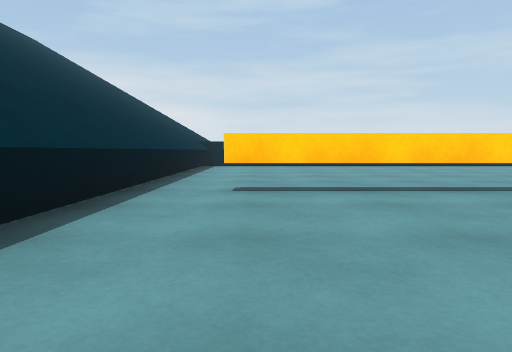
view 1 (above)

24 first-person views from a walk through a 3-D level made in the Unity game engine. The camera is 0.55 m above the floor, tilts 4° down and sees 70° across. The floor is counted in squares, 1 m on a side. Each view is taken from the middle of a square. On the plan, view 1 faces up. The plan holds only what a view shows up to about 9 squares ahead; the rest is blank. The place goes on beyond the plan. The player is left out. Surface patterns are stand-ins for the level's own textures.

view 2
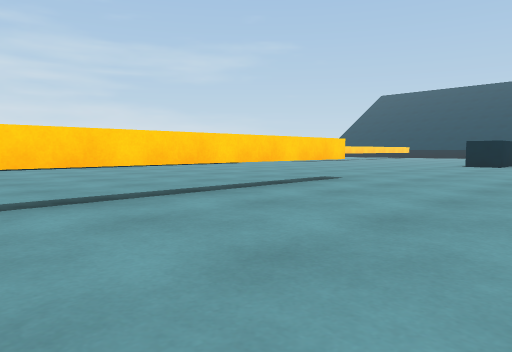

view 3
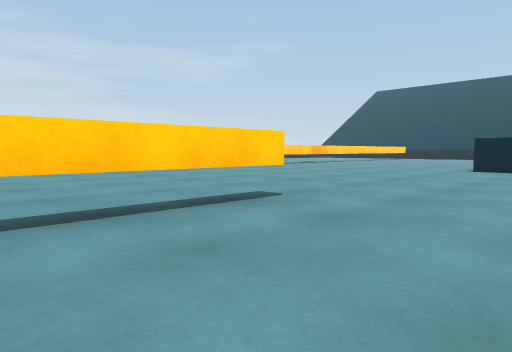

view 4
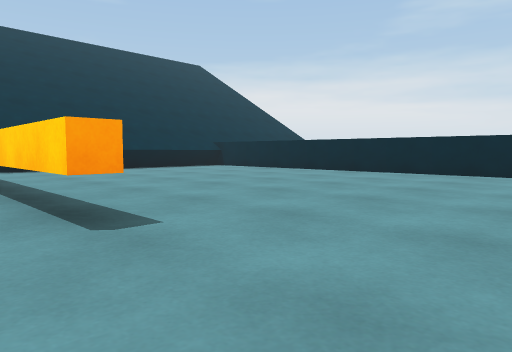

view 5
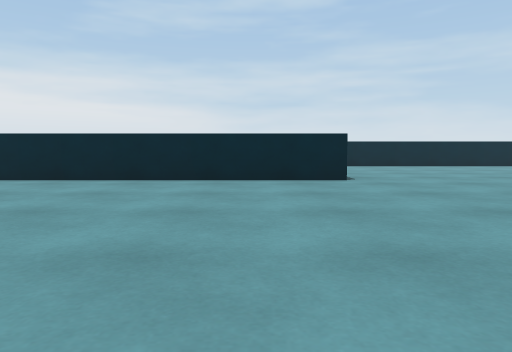

view 6
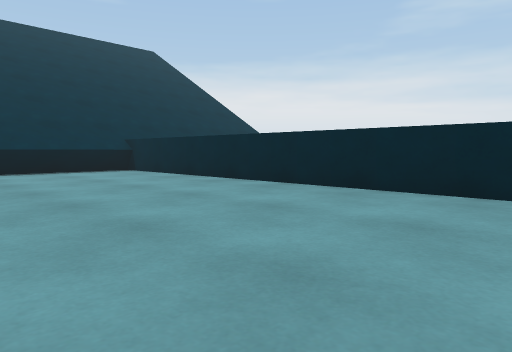

view 7
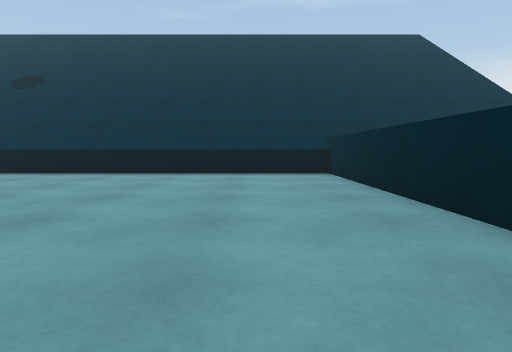

view 8
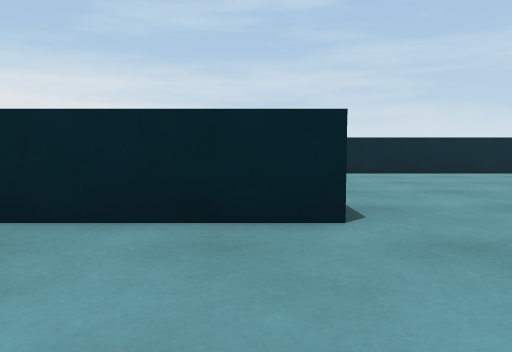

view 9
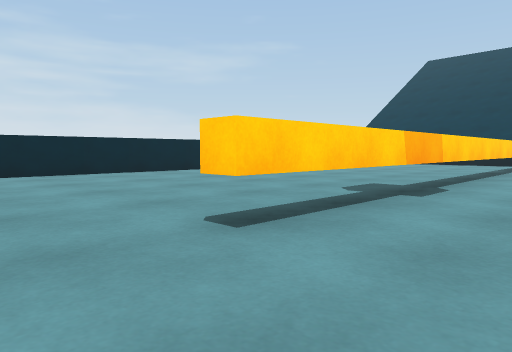

view 10
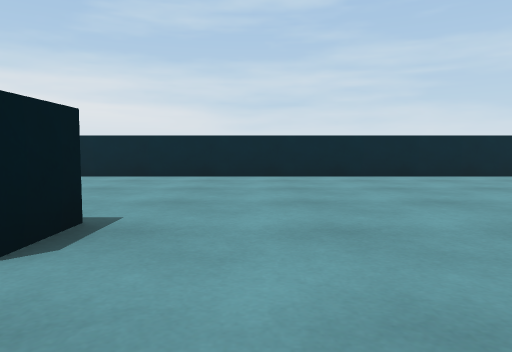

view 11
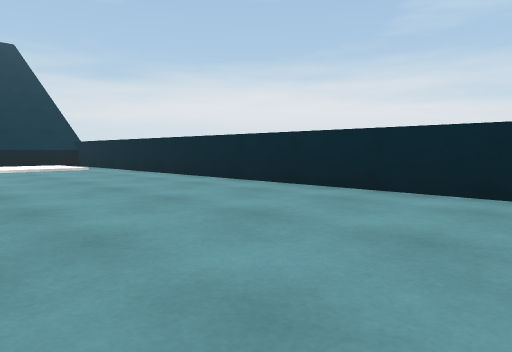

view 12
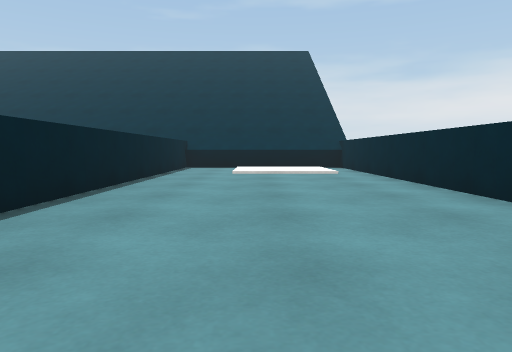

view 13
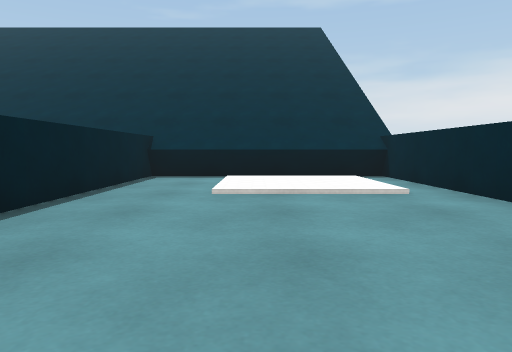

view 14
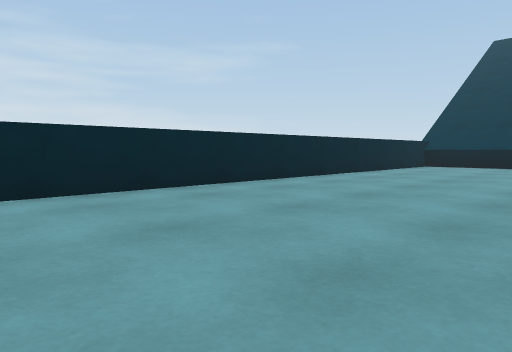

view 15
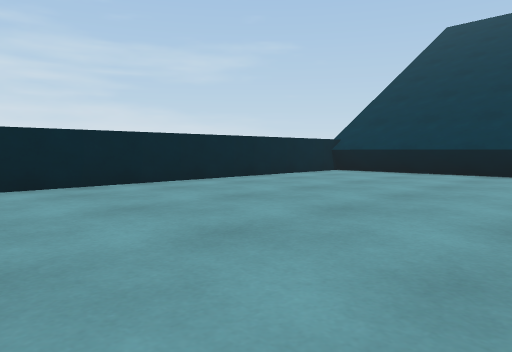

view 16
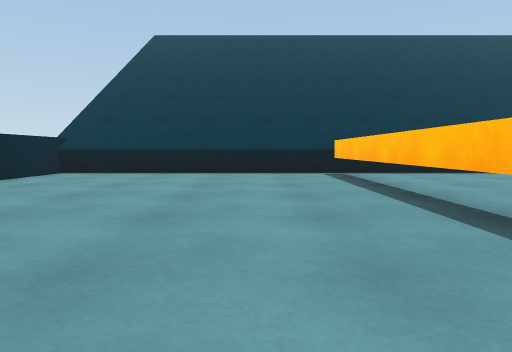

view 17
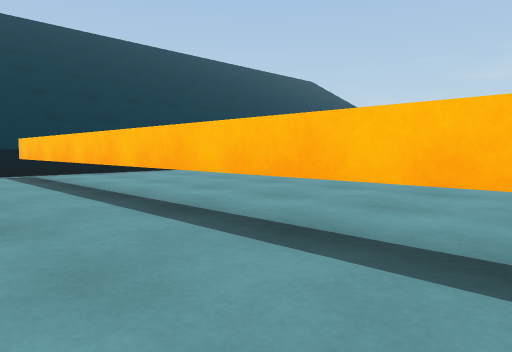

view 18
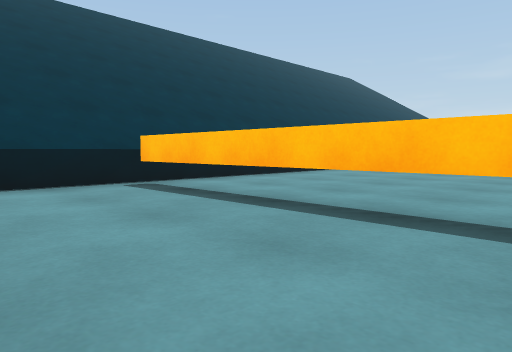

view 19
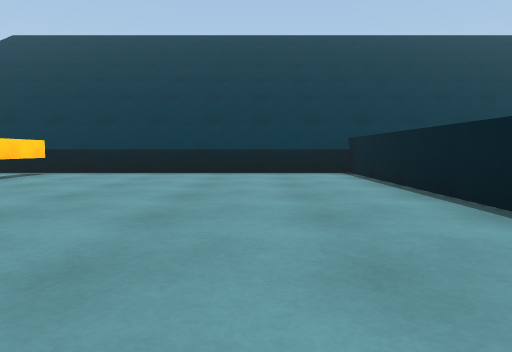

view 20
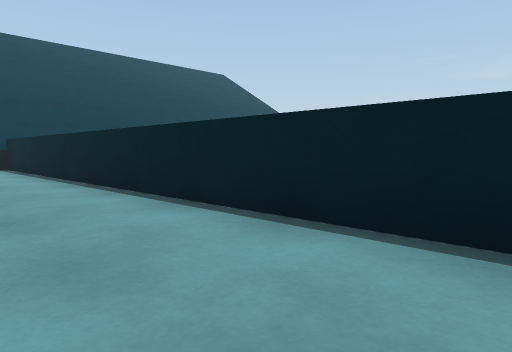

view 21
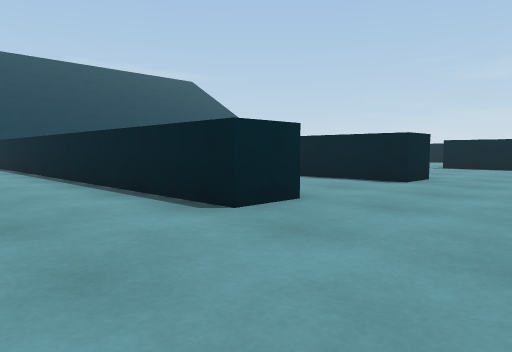

view 22
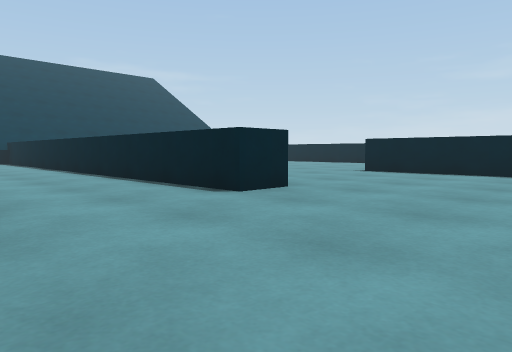

view 23
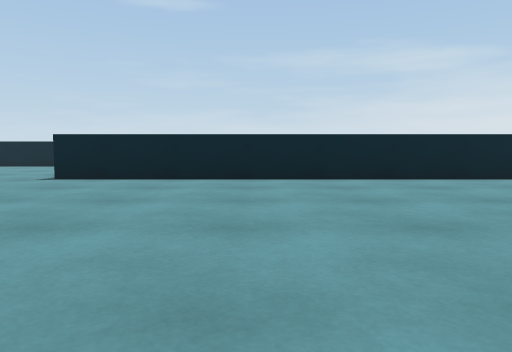

view 24
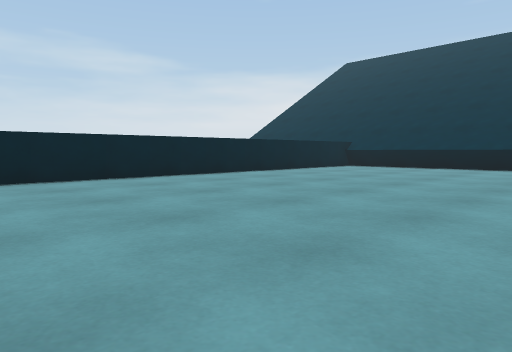

### Floor plan
Key: @ floor where view 1 was taken; # wall or solid block; . main floor; : floor 0.05 m higher than the main floor; T thing the floor can be seen under or through.
Columns run from 2 left of view 1 to 27 right of it. Each row starts with its distance up from view 1.
 19 ##############################
 18 #............................#
 17 #:::.........................#
 16 #:::.........................#
 15 #............................#
 14 ##########  #................#
 13 #############................#
 12 #...............TTTTTTTTTTTTT#
 11 #............................#
 10 #.................   ........#
  9 #.............       ........#
  8 #.............       ........#
  7 #............................#
  6 #............................#
  5 #.TTTTTTT....................#
  4 #...............##############
  3 #....................
  2 #......................
  1  ......................
  0   @.............#######
 -1   ...............
 -2    ...............
 -3     ..............
 -4      .............
 -5       ############.
 -6                   ..
 -7                   ..

Where each view was taken, in squares from view 1:
view 1: 0 up, 0 right, facing up
view 2: 1 up, 0 right, facing up-right
view 3: 2 up, 3 right, facing up-right
view 4: 4 up, 9 right, facing up-left
view 5: 6 up, 9 right, facing up
view 6: 8 up, 8 right, facing up-left
view 7: 11 up, 7 right, facing left
view 8: 10 up, 10 right, facing up
view 9: 10 up, 12 right, facing up-right
view 10: 11 up, 12 right, facing up
view 11: 14 up, 12 right, facing up-left
view 12: 16 up, 10 right, facing left
view 13: 16 up, 6 right, facing left
view 14: 14 up, 14 right, facing up-right
view 15: 13 up, 18 right, facing up-right
view 16: 14 up, 18 right, facing right
view 17: 14 up, 18 right, facing down-right
view 18: 15 up, 21 right, facing down-right
view 19: 7 up, 18 right, facing right
view 20: 7 up, 15 right, facing down-right
view 21: 7 up, 11 right, facing down-right
view 22: 4 up, 10 right, facing down-right
view 23: 2 up, 11 right, facing down
view 24: 2 up, 10 right, facing down-left
